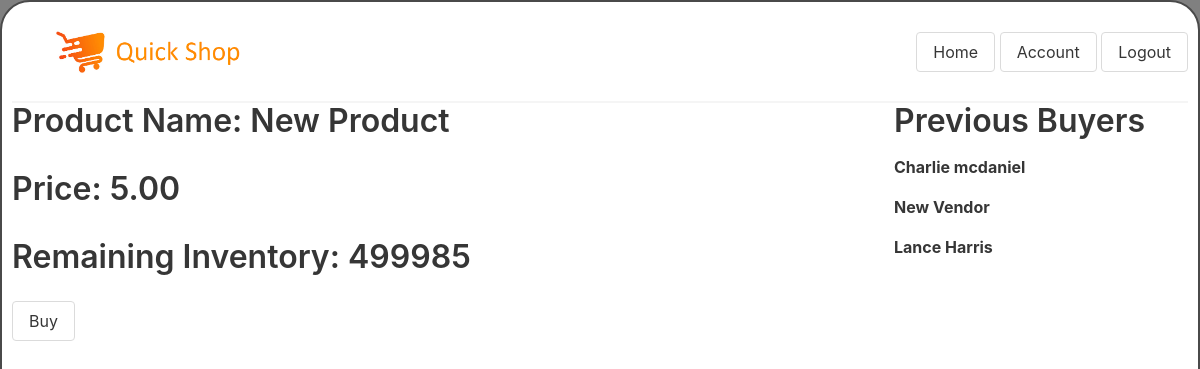
/product/1 (signed in), run on the app's committed database.
### personal_project_app/models.py (models this page shows)
class Products(models.Model):
    product_name = models.CharField(max_length=255)
    price = models.DecimalField(max_digits=9, decimal_places=2)
    sale_price = models.DecimalField(max_digits=9, decimal_places=2)
    quantity = models.IntegerField()
    created_at = models.DateTimeField(auto_now_add=True)
    updated_at = models.DateTimeField(auto_now=True)
    on_sale = models.CharField(max_length=50)
    amount_sold = models.IntegerField()
    vendor = models.ForeignKey(User, related_name="products_owned", on_delete = models.CASCADE)
    purchased_by = models.ManyToManyField(User, related_name="items_purchased")
    objects = ProductsManager()

class User(models.Model):
    first_name = models.CharField(max_length=25)
    last_name = models.CharField(max_length=25)
    email = models.CharField(max_length=50)
    password = models.CharField(max_length=50)
    is_vendor = models.CharField(max_length=50)
    created_at = models.DateTimeField(auto_now_add=True)
    updated_at = models.DateTimeField(auto_now=True)
    objects = UserManager()

### personal_project_app/views.py (the view)
# urls.py: path('product/<int:product_id>', views.view_product),
def view_product(request, product_id):
    if 'user_id' not in request.session:
        return redirect('/login_registration')
    user = User.objects.get(id=request.session['user_id'])
    product = Products.objects.get(id=product_id)
    buyers = product.purchased_by.all()
    context = {
        "user": user,
        "product": product,
        "buyers": buyers,
    }
    return render(request,'view_product.html', context)

### personal_project_app/Templates/view_product.html (shortened to what this page needs)
<!DOCTYPE html>
<html lang="en">
    <head>
        {% load static %}
        <link rel="stylesheet" href="https://stackpath.bootstrapcdn.com/bootstrap/4.3.1/css/bootstrap.min.css">
        <link rel="stylesheet" href="https://cdn.jsdelivr.net/npm/bulma@0.9.3/css/bulma.min.css">
        <link rel="stylesheet" href="{% static 'css/style.css' %}">
    </head>
    <body>
        <div class="logout_button">
            <a href="/home"><button class="button">Home</button></a>
            <a href="/account/{{ user.id }}/view"><button class="button">Account</button></a>
            <a href="/logout"><button class="button">Logout</button></a>
        </div>
        <header>
            <h1>
            <a href="home"><img src="{% static 'images/company_logo.png' %}"/> </a>
            </h1>
            <hr>
        </header>
        <div class="content">
            <div class="single_product_info">
                <h1 class="label">Product Name: {{product.product_name}}</h1>
                {% if product.on_sale != 'True' %}
                    <h1 class="label">Price: {{product.price}}</h1>
                {% else %}
                    <h1 class="label" style="text-decoration: line-through;">Price: {{product.price}} </h1>
                    <h1 class="label">On-Sale Price: {{product.sale_price}}</h1>
                {% endif %}
                {% if product.quantity < 1 %}
                    <h1 class="label">Remaining Inventory: Sold out!</h1>
                    <a href="/product/{{product.id}}/buy"><button class="button" disabled>Sold Out!</button></a>
                {% else %}
                    <h1 class="label">Remaining Inventory: {{product.quantity}}</h1>
                    <a href="/product/{{product.id}}/buy"><button class="button">Buy</button></a>
                {% endif %}
            </div>
            <div class="single_product_buyers">
                <h1 class="label">Previous Buyers</h1>
                {% for buyer in buyers %}
                    <p class="label">{{buyer.first_name}} {{buyer.last_name}}</p>
                {% endfor %}
            </div>
        </div>
    </body>
</html>

### personal_project_app/static/css/style.css (style rules this page uses)
html { background-color: grey; }
* { margin: 0px; padding: 0px; }
body { margin: 25px; margin: auto; padding: 10px; border-style: solid; border-width: 2px; width: 1200px; min-height: 700px; background-color: white; border-radius: 30px; z-index: -10; }
header h1 { padding-left: 40px; padding-top: 5px; font-size: 30px; }
a { text-decoration: none; }
.logout_button { float: right; padding-top: 10px; text-decoration: none; }
header h1 img { margin-top: 10px; width: 200px; height: 50px; }
header hr { margin-bottom: 0em; }
.button { margin-top: 10px; }
.single_product_info { float: left; width: 75%; }

### data on the page
Products: product_name "New Product", price "5.00", quantity "499985"
User: first_name "Charlie", last_name "mcdaniel"
User: first_name "New", last_name "Vendor"
User: first_name "Lance", last_name "Harris"
